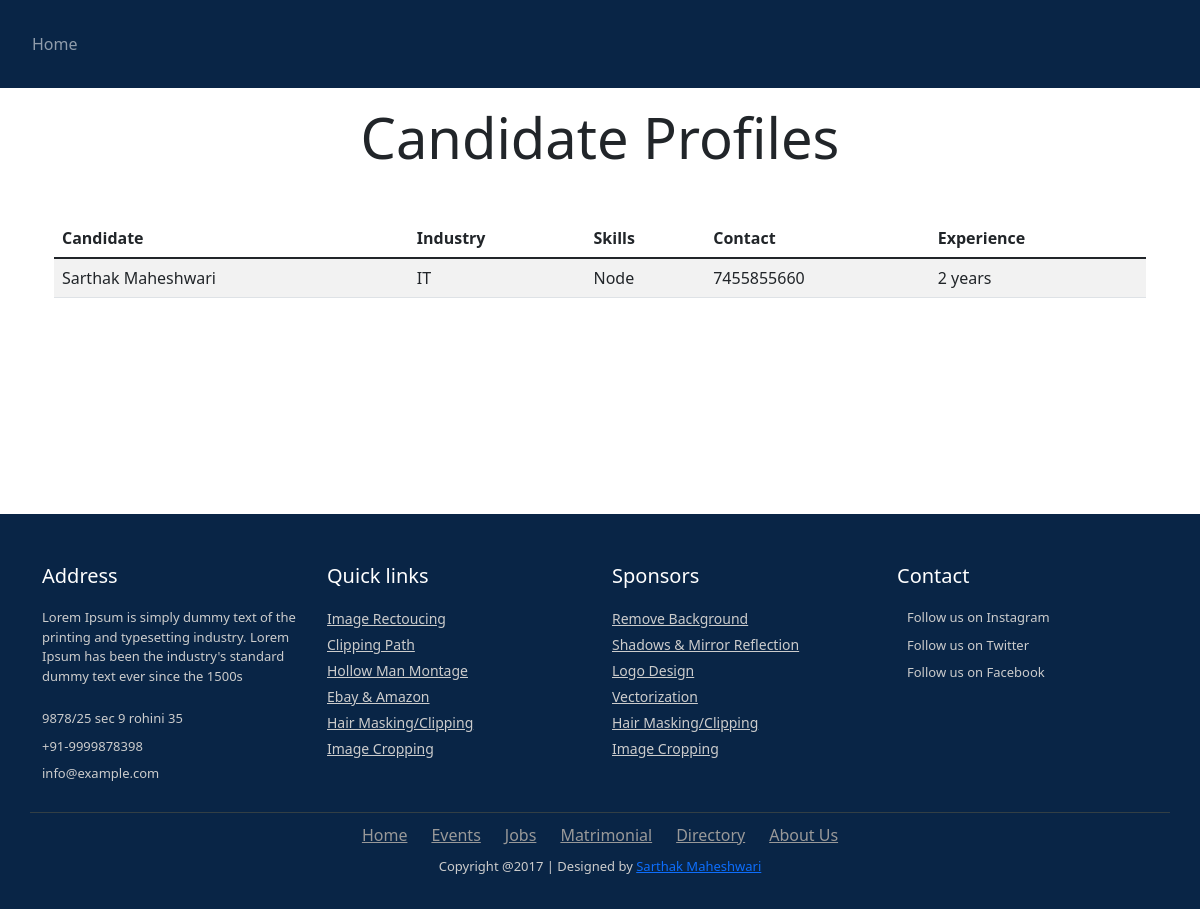
Screenshot of /mubApp/jobs/ with the database file from the repository.
### mubApp/models.py (models this page shows)
class JobSeeker(models.Model):
    GENDER_DEFAULT='S'
    GENDER_MALE = 'M'
    GENDER_FEMALE = 'F'
    GENDER_CHOICES = (
        (GENDER_DEFAULT , 'Select Gender'),
        (GENDER_MALE, 'Male', ),
        (GENDER_FEMALE, 'Female', ),
    )
    name = models.CharField(max_length=100)
    email = models.EmailField(primary_key=True)
    contact = models.CharField(max_length=10)
    gender = models.CharField(max_length=1, choices=GENDER_CHOICES)
    age = models.PositiveBigIntegerField()
    area_of_work = models.CharField(max_length=100)
    highest_qualification = models.CharField(max_length=10)
    primary_skills = models.CharField(max_length=200)
    secondary_skills = models.CharField(max_length=200 , blank = True)
    experience = models.PositiveIntegerField()
    current_city = models.CharField(max_length=20)
    upload_resume = models.FileField(upload_to='resume/',blank = True)

### mubApp/views.py (the view)
# urls.py: path('jobs/',views.adminJobs,name='adminJobs'),
def adminJobs(request):
    jobs = JobSeeker.objects.all()
    return render(request, 'mubApp/admin/jobs.html', {'jobs': jobs})

### templates/mubApp/admin/jobs.html (shortened to what this page needs)
{% extends "mubApp/admin/base.html" %}
{% load static %}
{% block content %}
<h1 class="display-4 text-center mt-3">Candidate Profiles</h1>
<div class="table-responsive container mt-5" style="margin-bottom: 200px;">
    <table class="table table-striped table-hover">
        <thead>
            <tr>
                <th>Candidate</th>
                <th>Industry</th>
                <th>Skills</th>
                <th>Contact</th>
                <th>Experience</th>
            </tr>
        </thead>
        <tbody>
            {% for job in jobs %}
            <tr>
                <td>{{ job.name }}</td>
                <td>{{ job.area_of_work }}</td>
                <td>{{ job.primary_skills }}</td>
                <td>{{ job.contact }}</td>
                <td>{{ job.experience }} years</td>
            </tr>
            {% endfor %}
        </tbody>
    </table>
</div>
{% endblock %}

### rows the page displays
JobSeeker: name "Sarthak Maheshwari", area_of_work "IT", primary_skills "Node", contact "7455855660", experience "2"
